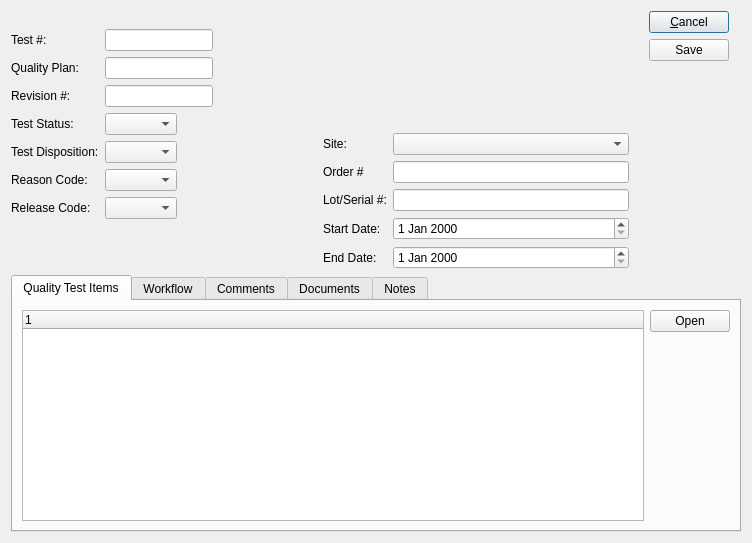
<?xml version="1.0" encoding="UTF-8"?>
<ui version="4.0">
 <comment>This file is part of the xTuple ERP: PostBooks Edition, a free and
open source Enterprise Resource Planning software suite,
Copyright (c) 1999-2014 by OpenMFG LLC, d/b/a xTuple.
It is licensed to you under the Common Public Attribution License
version 1.0, the full text of which (including xTuple-specific Exhibits)
is available at www.xtuple.com/CPAL.  By using this software, you agree
to be bound by its terms.</comment>
 <class>qtest</class>
 <widget class="QDialog" name="qtest">
  <property name="geometry">
   <rect>
    <x>0</x>
    <y>0</y>
    <width>752</width>
    <height>543</height>
   </rect>
  </property>
  <property name="windowTitle">
   <string>Quality Test</string>
  </property>
  <property name="layoutDirection">
   <enum>Qt::LeftToRight</enum>
  </property>
  <layout class="QGridLayout" name="gridLayout">
   <item row="1" column="0">
    <layout class="QGridLayout" name="gridLayout_2">
     <item row="1" column="2">
      <layout class="QHBoxLayout" name="horizontalLayout_3">
       <item>
        <layout class="QVBoxLayout" name="verticalLayout_2">
         <property name="topMargin">
          <number>18</number>
         </property>
        </layout>
       </item>
       <item>
        <layout class="QFormLayout" name="formLayout">
         <property name="fieldGrowthPolicy">
          <enum>QFormLayout::FieldsStayAtSizeHint</enum>
         </property>
         <property name="topMargin">
          <number>18</number>
         </property>
         <property name="bottomMargin">
          <number>18</number>
         </property>
         <item row="0" column="0">
          <widget class="QLabel" name="_codeLit">
           <property name="text">
            <string>Test #:</string>
           </property>
          </widget>
         </item>
         <item row="0" column="1">
          <widget class="QLineEdit" name="_test"/>
         </item>
         <item row="1" column="0">
          <widget class="QLabel" name="_descLit">
           <property name="text">
            <string>Quality Plan:</string>
           </property>
          </widget>
         </item>
         <item row="1" column="1">
          <widget class="XLineEdit" name="_qplan"/>
         </item>
         <item row="2" column="0">
          <widget class="QLabel" name="_revNumLit">
           <property name="text">
            <string>Revision #:</string>
           </property>
          </widget>
         </item>
         <item row="2" column="1">
          <widget class="XLineEdit" name="_revnum">
           <property name="enabled">
            <bool>true</bool>
           </property>
          </widget>
         </item>
         <item row="3" column="0">
          <widget class="QLabel" name="label">
           <property name="text">
            <string>Test Status:</string>
           </property>
          </widget>
         </item>
         <item row="3" column="1">
          <widget class="XComboBox" name="_testStatus"/>
         </item>
         <item row="4" column="1">
          <widget class="XComboBox" name="_testDisp"/>
         </item>
         <item row="4" column="0">
          <widget class="XLabel" name="xlabel_6">
           <property name="text">
            <string>Test Disposition:</string>
           </property>
          </widget>
         </item>
         <item row="5" column="0">
          <widget class="XLabel" name="xlabel_7">
           <property name="text">
            <string>Reason Code:</string>
           </property>
          </widget>
         </item>
         <item row="5" column="1">
          <widget class="XComboBox" name="_reason"/>
         </item>
         <item row="6" column="0">
          <widget class="XLabel" name="xlabel_8">
           <property name="text">
            <string>Release Code:</string>
           </property>
          </widget>
         </item>
         <item row="6" column="1">
          <widget class="XComboBox" name="_release"/>
         </item>
        </layout>
       </item>
       <item>
        <layout class="QVBoxLayout" name="horizontalLayout_item">
         <item>
          <widget class="ItemCluster" name="_item"/>
         </item>
         <item>
          <layout class="QFormLayout" name="formLayout_2">
           <item row="0" column="0">
            <widget class="XLabel" name="xlabel">
             <property name="text">
              <string>Site:</string>
             </property>
            </widget>
           </item>
           <item row="0" column="1">
            <widget class="WComboBox" name="_site"/>
           </item>
           <item row="1" column="0">
            <widget class="XLabel" name="xlabel_2">
             <property name="text">
              <string>Order #</string>
             </property>
            </widget>
           </item>
           <item row="1" column="1">
            <widget class="XLineEdit" name="_order"/>
           </item>
           <item row="2" column="0">
            <widget class="XLabel" name="xlabel_3">
             <property name="text">
              <string>Lot/Serial #:</string>
             </property>
            </widget>
           </item>
           <item row="2" column="1">
            <widget class="XLineEdit" name="_lotsrl"/>
           </item>
           <item row="4" column="0">
            <widget class="XLabel" name="xlabel_4">
             <property name="text">
              <string>Start Date:</string>
             </property>
            </widget>
           </item>
           <item row="4" column="1">
            <widget class="QDateEdit" name="_startDate"/>
           </item>
           <item row="5" column="0">
            <widget class="XLabel" name="xlabel_5">
             <property name="text">
              <string>End Date:</string>
             </property>
            </widget>
           </item>
           <item row="5" column="1">
            <widget class="QDateEdit" name="_endDate"/>
           </item>
          </layout>
         </item>
        </layout>
       </item>
       <item>
        <layout class="QVBoxLayout" name="verticalLayout">
         <property name="leftMargin">
          <number>14</number>
         </property>
         <property name="rightMargin">
          <number>12</number>
         </property>
         <item>
          <widget class="QPushButton" name="_cancel">
           <property name="text">
            <string>&amp;Cancel</string>
           </property>
          </widget>
         </item>
         <item>
          <widget class="QPushButton" name="_save">
           <property name="text">
            <string>Save</string>
           </property>
          </widget>
         </item>
         <item>
          <spacer name="verticalSpacer_4">
           <property name="orientation">
            <enum>Qt::Vertical</enum>
           </property>
           <property name="sizeHint" stdset="0">
            <size>
             <width>20</width>
             <height>40</height>
            </size>
           </property>
          </spacer>
         </item>
         <item>
          <spacer name="verticalSpacer">
           <property name="orientation">
            <enum>Qt::Vertical</enum>
           </property>
           <property name="sizeType">
            <enum>QSizePolicy::Fixed</enum>
           </property>
           <property name="sizeHint" stdset="0">
            <size>
             <width>20</width>
             <height>0</height>
            </size>
           </property>
          </spacer>
         </item>
        </layout>
       </item>
      </layout>
     </item>
     <item row="2" column="2">
      <widget class="QTabWidget" name="_tabs">
       <property name="currentIndex">
        <number>0</number>
       </property>
       <widget class="QWidget" name="_qspecTab">
        <attribute name="title">
         <string>Quality Test Items</string>
        </attribute>
        <layout class="QGridLayout" name="gridLayout_6">
         <item row="0" column="0">
          <layout class="QHBoxLayout" name="horizontalLayout_5">
           <item>
            <layout class="QVBoxLayout" name="verticalLayout_5">
             <item>
              <widget class="XTreeWidget" name="_qtestItems">
               <zorder>qt_scrollarea_viewport</zorder>
              </widget>
             </item>
            </layout>
           </item>
           <item>
            <layout class="QVBoxLayout" name="verticalLayout_4">
             <item>
              <widget class="QPushButton" name="_openqtestitem">
               <property name="text">
                <string>Open</string>
               </property>
              </widget>
             </item>
             <item>
              <spacer>
               <property name="orientation">
                <enum>Qt::Vertical</enum>
               </property>
               <property name="sizeType">
                <enum>QSizePolicy::Expanding</enum>
               </property>
               <property name="sizeHint" stdset="0">
                <size>
                 <width>20</width>
                 <height>20</height>
                </size>
               </property>
              </spacer>
             </item>
            </layout>
           </item>
           <item>
            <layout class="QVBoxLayout" name="verticalLayout_6"/>
           </item>
          </layout>
         </item>
        </layout>
       </widget>
       <widget class="QWidget" name="_itemAssignments">
        <attribute name="title">
         <string>Workflow</string>
        </attribute>
        <layout class="QGridLayout" name="gridLayout_5">
         <item row="11" column="0">
          <layout class="QHBoxLayout" name="horizontalLayout_6">
           <item>
            <layout class="QVBoxLayout" name="verticalLayout_7">
             <item>
              <widget class="XTreeWidget" name="_assignedItems">
               <zorder>qt_scrollarea_viewport</zorder>
              </widget>
             </item>
            </layout>
           </item>
           <item>
            <layout class="QVBoxLayout" name="verticalLayout_8">
             <item>
              <layout class="QVBoxLayout" name="verticalLayout_9">
               <item>
                <widget class="QPushButton" name="_addItem">
                 <property name="text">
                  <string>Add Item</string>
                 </property>
                </widget>
               </item>
               <item>
                <widget class="QPushButton" name="_editItem">
                 <property name="text">
                  <string>Edit Item</string>
                 </property>
                </widget>
               </item>
               <item>
                <widget class="QPushButton" name="_removeItem">
                 <property name="text">
                  <string>Remove</string>
                 </property>
                </widget>
               </item>
              </layout>
             </item>
             <item>
              <spacer>
               <property name="orientation">
                <enum>Qt::Vertical</enum>
               </property>
               <property name="sizeType">
                <enum>QSizePolicy::Fixed</enum>
               </property>
               <property name="sizeHint" stdset="0">
                <size>
                 <width>20</width>
                 <height>20</height>
                </size>
               </property>
              </spacer>
             </item>
            </layout>
           </item>
          </layout>
         </item>
        </layout>
       </widget>
       <widget class="QWidget" name="tab">
        <attribute name="title">
         <string>Comments</string>
        </attribute>
       </widget>
       <widget class="QWidget" name="tab_2">
        <attribute name="title">
         <string>Documents</string>
        </attribute>
       </widget>
       <widget class="QWidget" name="tab_3">
        <attribute name="title">
         <string>Notes</string>
        </attribute>
        <layout class="QGridLayout" name="gridLayout_3">
         <item row="0" column="0">
          <widget class="QTextEdit" name="_notes"/>
         </item>
        </layout>
       </widget>
      </widget>
     </item>
    </layout>
   </item>
  </layout>
 </widget>
 <customwidgets>
  <customwidget>
   <class>ItemCluster</class>
   <extends>QWidget</extends>
   <header>itemcluster.h</header>
  </customwidget>
  <customwidget>
   <class>WComboBox</class>
   <extends>XComboBox</extends>
   <header>wcombobox.h</header>
  </customwidget>
  <customwidget>
   <class>XComboBox</class>
   <extends>QComboBox</extends>
   <header>xcombobox.h</header>
  </customwidget>
  <customwidget>
   <class>XLabel</class>
   <extends>QLabel</extends>
   <header>xlabel.h</header>
  </customwidget>
  <customwidget>
   <class>XLineEdit</class>
   <extends>QLineEdit</extends>
   <header>xlineedit.h</header>
  </customwidget>
  <customwidget>
   <class>XTreeWidget</class>
   <extends>QTreeWidget</extends>
   <header>xtreewidget.h</header>
   <container>1</container>
  </customwidget>
 </customwidgets>
 <tabstops>
  <tabstop>_save</tabstop>
  <tabstop>_qtestItems</tabstop>
  <tabstop>_tabs</tabstop>
  <tabstop>_cancel</tabstop>
  <tabstop>_assignedItems</tabstop>
  <tabstop>_removeItem</tabstop>
 </tabstops>
 <resources/>
 <connections>
  <connection>
   <sender>_cancel</sender>
   <signal>clicked()</signal>
   <receiver>qtest</receiver>
   <slot>close()</slot>
   <hints>
    <hint type="sourcelabel">
     <x>335</x>
     <y>31</y>
    </hint>
    <hint type="destinationlabel">
     <x>246</x>
     <y>7</y>
    </hint>
   </hints>
  </connection>
 </connections>
</ui>
